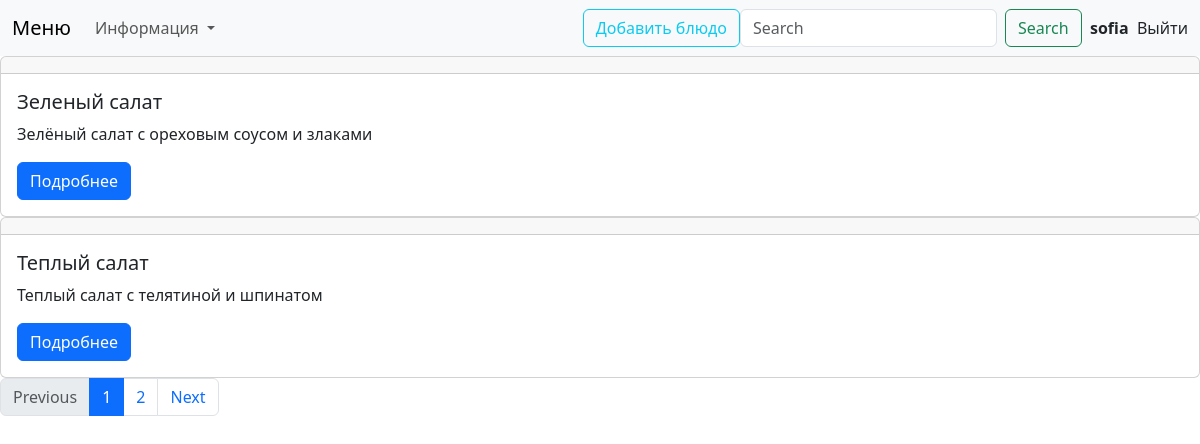
The app's page / (signed in) with its own data.
### cafe_site/models.py (models this page shows, shortened)
class Menu(models.Model):
    title=models.CharField(verbose_name='Название', max_length=20)
    text = models.TextField(verbose_name='Описание блюда', null=True, blank=True)
    portion=models.CharField(verbose_name='Порция',max_length=10,blank=True)
    price=models.IntegerField(verbose_name='Цена')
    class Meta:
        verbose_name = 'Салат'
        verbose_name_plural = 'Салаты'
        ordering=['price']
    def get_detailUrl(self):
        return reverse('menu_detail', kwargs={'pk':self.pk})

### cafe_site/views.py (the view)
# urls.py: path('',MenuListView.as_view(), name='menu_list'),
class MenuListView(generic.ListView):
    queryset = Menu.objects.all()
    template_name = 'cafe_site/menulist.html'
    context_object_name = 'menu'
    paginate_by = 2

### templates/cafe_site/menulist.html
{% extends 'base.html' %}
{% block content %}
{% for item in menu %}
<div class="card">
    <div class="card-header">{{ item.date }}</div>
    <div class="card-body">
      <h5 class="card-title">{{ item.title }}</h5>
      <p class="card-text">{{ item.text }}</p>
      <a href="{{ item.get_detailUrl }}" class="btn btn-primary">Подробнее</a>
    </div>
  </div>
{% endfor %}
{% if is_paginated %}
<nav aria-label="...">
  <ul class="pagination">
    {%  if page_obj.has_previous  %}
    <li class="page-item ">
      <a class="page-link" href="{{ request.path }}?page={{ page_obj.previous_page_number }}" tabindex="-1" >Previous</a>
    </li>
    {% else %}
    <li class="page-item disabled">
      <a class="page-link" href="">Previous</a>
    </li>
    {% endif %}
    {% for n in paginator.page_range %}
    {% if page_obj.number == n %}
    <li class="page-item active" aria-current="page">
      <a class="page-link" href="#">{{ n }}</a>
    </li>
    {% else %}
    <li class="page-item"><a class="page-link" href="?page={{ n }}">{{ n }}</a></li>
    {% endif %}
    {% endfor %}
    {%  if page_obj.has_next  %}
    <li class="page-item">
      <a class="page-link" href="{{ request.path }}?page={{ page_obj.next_page_number }}">Next</a>
    </li>
    {% else %}
    <li class="page-item disabled">
      <a class="page-link" href="">Next</a>
    </li>
    {% endif %}
  </ul>
</nav>
{% endif %}
{% endblock %}

### templates/base.html (shortened to what this page needs)
<!DOCTYPE html>
<html lang="en">
    <head>
        <link href="https://cdn.jsdelivr.net/npm/bootstrap@5.3.3/dist/css/bootstrap.min.css" rel="stylesheet">
  </head>
    </head>
    <body>
        <nav class="navbar navbar-expand-lg bg-body-tertiary">
            <div class="container-fluid">
              <a class="navbar-brand" href="#">Меню</a>
              <div class="collapse navbar-collapse" id="navbarSupportedContent">
                <ul class="navbar-nav me-auto mb-2 mb-lg-0">
                    <a class="nav-link dropdown-toggle" href="#" role="button" data-bs-toggle="dropdown" aria-expanded="false">
                      Информация
                    </a>
                </ul>
                {% if user.is_staff %}
                <a href="{% url 'menu_create' %}" type="button" class="btn btn-outline-info">Добавить блюдо</a>
                {% endif %}
                <form class="d-flex" role="search">
                  <input class="form-control me-2" type="search" placeholder="Search" aria-label="Search">
                  <button class="btn btn-outline-success" type="submit"> Search </button>
                </form>
                {% if user.is_authenticated %}
                    <span><b> &nbsp; {{user.username}} &nbsp;</b></span>
                    <a class="nav-link" href="{% url 'account_logout' %}">Выйти</a>
                {% else %}<a class="nav-link" href="{% url 'account_login' %}">Вход</a>
                        <a class="nav-link" href="{% url 'account_signup' %}">Регистрация</a>
                {% endif %}
              </div>
            </div>
          </nav>
        {% block content %}
        {% endblock %}
    </body>
</html>

### records on screen
Menu: title "Зеленый салат", text "Зелёный салат с ореховым соусом и злаками"
Menu: title "Теплый салат", text "Теплый салат с телятиной и шпинатом"

### other values on screen
{{ user.username }} "sofia"
{{ n }} "1"
{{ n }} "2"
